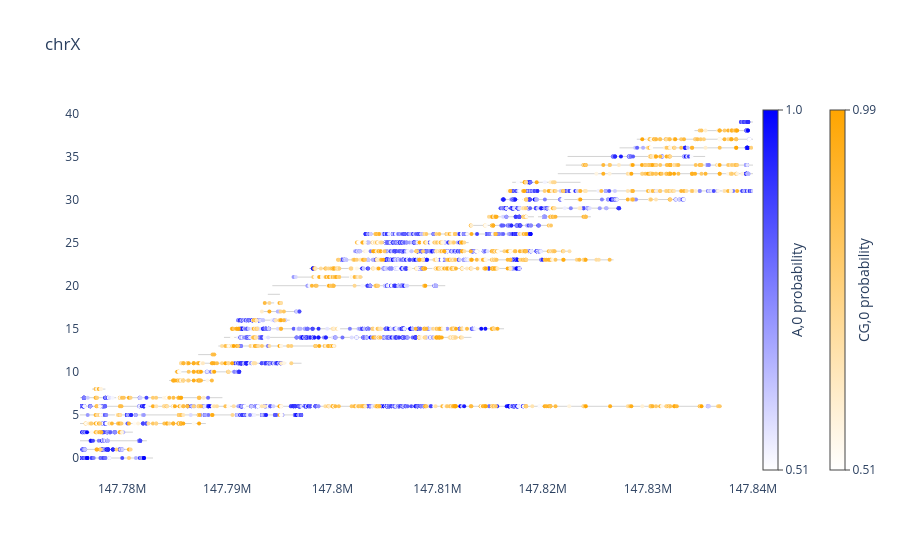

This figure's notebook cell:
### Code cell
plot_read_browser.plot_read_browser(
    mod_file_name=extract_hp2,
    region=region2,
    motifs=["A,0", "CG,0"],
    thresh=128,
    sort_by=["read_start"],
)

### Figure 1 — Plotly figure (JSON) as saved in the notebook; plotly's stock layout.template omitted (floating-point values rounded to 4 significant figures; data arrays with more than 128 entries replaced by an {"elided": "..."} marker saying what was removed)
{"data": [{"line": {"color": "lightgrey", "width": 1}, "mode": "lines", "showlegend": false, "type": "scatter", "x": [147727690, 147782941], "y": [0, 0]}, {"line": {"color": "lightgrey", "width": 1}, "mode": "lines", "showlegend": false, "type": "scatter", "x": [147736247, 147780833], "y": [1, 1]}, {"line": {"color": "lightgrey", "width": 1}, "mode": "lines", "showlegend": false, "type": "scatter", "x": [147741554, 147782364], "y": [2, 2]}, {"line": {"color": "lightgrey", "width": 1}, "mode": "lines", "showlegend": false, "type": "scatter", "x": [147761172, 147781029], "y": [3, 3]}, {"line": {"color": "lightgrey", "width": 1}, "mode": "lines", "showlegend": false, "type": "scatter", "x": [147763072, 147787968], "y": [4, 4]}, {"line": {"color": "lightgrey", "width": 1}, "mode": "lines", "showlegend": false, "type": "scatter", "x": [147764629, 147797118], "y": [5, 5]}, {"line": {"color": "lightgrey", "width": 1}, "mode": "lines", "showlegend": false, "type": "scatter", "x": [147767330, 147837055], "y": [6, 6]}, {"line": {"color": "lightgrey", "width": 1}, "mode": "lines", "showlegend": false, "type": "scatter", "x": [147771596, 147789545], "y": [7, 7]}, {"line": {"color": "lightgrey", "width": 1}, "mode": "lines", "showlegend": false, "type": "scatter", "x": [147777147, 147778415], "y": [8, 8]}, {"line": {"color": "lightgrey", "width": 1}, "mode": "lines", "showlegend": false, "type": "scatter", "x": [147784477, 147788582], "y": [9, 9]}, {"line": {"color": "lightgrey", "width": 1}, "mode": "lines", "showlegend": false, "type": "scatter", "x": [147784999, 147791340], "y": [10, 10]}, {"line": {"color": "lightgrey", "width": 1}, "mode": "lines", "showlegend": false, "type": "scatter", "x": [147785598, 147797069], "y": [11, 11]}, {"line": {"color": "lightgrey", "width": 1}, "mode": "lines", "showlegend": false, "type": "scatter", "x": [147787237, 147788981], "y": [12, 12]}, {"line": {"color": "lightgrey", "width": 1}, "mode": "lines", "showlegend": false, "type": "scatter", "x": [147789155, 147800384], "y": [13, 13]}, {"line": {"color": "lightgrey", "width": 1}, "mode": "lines", "showlegend": false, "type": "scatter", "x": [147789688, 147813228], "y": [14, 14]}, {"line": {"color": "lightgrey", "width": 1}, "mode": "lines", "showlegend": false, "type": "scatter", "x": [147790237, 147816327], "y": [15, 15]}, {"line": {"color": "lightgrey", "width": 1}, "mode": "lines", "showlegend": false, "type": "scatter", "x": [147791008, 147795948], "y": [16, 16]}, {"line": {"color": "lightgrey", "width": 1}, "mode": "lines", "showlegend": false, "type": "scatter", "x": [147793204, 147796893], "y": [17, 17]}, {"line": {"color": "lightgrey", "width": 1}, "mode": "lines", "showlegend": false, "type": "scatter", "x": [147793498, 147795131], "y": [18, 18]}, {"line": {"color": "lightgrey", "width": 1}, "mode": "lines", "showlegend": false, "type": "scatter", "x": [147793859, 147795015], "y": [19, 19]}, {"line": {"color": "lightgrey", "width": 1}, "mode": "lines", "showlegend": false, "type": "scatter", "x": [147794288, 147810736], "y": [20, 20]}, {"line": {"color": "lightgrey", "width": 1}, "mode": "lines", "showlegend": false, "type": "scatter", "x": [147796194, 147802908], "y": [21, 21]}, {"line": {"color": "lightgrey", "width": 1}, "mode": "lines", "showlegend": false, "type": "scatter", "x": [147797801, 147817826], "y": [22, 22]}, {"line": {"color": "lightgrey", "width": 1}, "mode": "lines", "showlegend": false, "type": "scatter", "x": [147800480, 147826741], "y": [23, 23]}, {"line": {"color": "lightgrey", "width": 1}, "mode": "lines", "showlegend": false, "type": "scatter", "x": [147801991, 147822699], "y": [24, 24]}, {"line": {"color": "lightgrey", "width": 1}, "mode": "lines", "showlegend": false, "type": "scatter", "x": [147802174, 147812960], "y": [25, 25]}, {"line": {"color": "lightgrey", "width": 1}, "mode": "lines", "showlegend": false, "type": "scatter", "x": [147803093, 147818872], "y": [26, 26]}, {"line": {"color": "lightgrey", "width": 1}, "mode": "lines", "showlegend": false, "type": "scatter", "x": [147813093, 147820846], "y": [27, 27]}, {"line": {"color": "lightgrey", "width": 1}, "mode": "lines", "showlegend": false, "type": "scatter", "x": [147814766, 147824586], "y": [28, 28]}, {"line": {"color": "lightgrey", "width": 1}, "mode": "lines", "showlegend": false, "type": "scatter", "x": [147815804, 147827380], "y": [29, 29]}, {"line": {"color": "lightgrey", "width": 1}, "mode": "lines", "showlegend": false, "type": "scatter", "x": [147815939, 147833610], "y": [30, 30]}, {"line": {"color": "lightgrey", "width": 1}, "mode": "lines", "showlegend": false, "type": "scatter", "x": [147816639, 147849744], "y": [31, 31]}, {"line": {"color": "lightgrey", "width": 1}, "mode": "lines", "showlegend": false, "type": "scatter", "x": [147817100, 147823601], "y": [32, 32]}, {"line": {"color": "lightgrey", "width": 1}, "mode": "lines", "showlegend": false, "type": "scatter", "x": [147821438, 147854758], "y": [33, 33]}, {"line": {"color": "lightgrey", "width": 1}, "mode": "lines", "showlegend": false, "type": "scatter", "x": [147822198, 147855136], "y": [34, 34]}, {"line": {"color": "lightgrey", "width": 1}, "mode": "lines", "showlegend": false, "type": "scatter", "x": [147822367, 147835451], "y": [35, 35]}, {"line": {"color": "lightgrey", "width": 1}, "mode": "lines", "showlegend": false, "type": "scatter", "x": [147827309, 147841156], "y": [36, 36]}, {"line": {"color": "lightgrey", "width": 1}, "mode": "lines", "showlegend": false, "type": "scatter", "x": [147828949, 147851934], "y": [37, 37]}, {"line": {"color": "lightgrey", "width": 1}, "mode": "lines", "showlegend": false, "type": "scatter", "x": [147834431, 147839634], "y": [38, 38]}, {"line": {"color": "lightgrey", "width": 1}, "mode": "lines", "showlegend": false, "type": "scatter", "x": [147838819, 147871223], "y": [39, 39]}, {"marker": {"color": {"elided": "3342 float values"}, "colorbar": {"thickness": 15, "tickmode": "array", "ticks": "outside", "ticktext": ["0.51", "1.0"], "tickvals": [0.5059, 0.998], "title": {"side": "right", "text": "A,0 probability"}, "x": 1, "y": 0.5}, "colorscale": [[0, "white"], [1, "blue"]], "size": 4}, "mode": "markers", "showlegend": false, "type": "scatter", "x": {"elided": "3342 int values"}, "y": {"elided": "3342 int values"}}, {"marker": {"color": {"elided": "1335 float values"}, "colorbar": {"thickness": 15, "tickmode": "array", "ticks": "outside", "ticktext": ["0.51", "0.99"], "tickvals": [0.5059, 0.9941], "title": {"side": "right", "text": "CG,0 probability"}, "x": 1.1, "y": 0.5}, "colorscale": [[0, "white"], [1, "orange"]], "size": 4}, "mode": "markers", "showlegend": false, "type": "scatter", "x": {"elided": "1335 int values"}, "y": {"elided": "1335 int values"}}], "layout": {"autosize": true, "barmode": "overlay", "hovermode": "closest", "plot_bgcolor": "rgba(0, 0, 0, 0)", "title": {"text": "chrX"}, "xaxis": {"range": [147776000, 147840000], "type": "linear"}, "yaxis": {"autorange": true, "range": [-3, 42], "type": "linear"}}}
